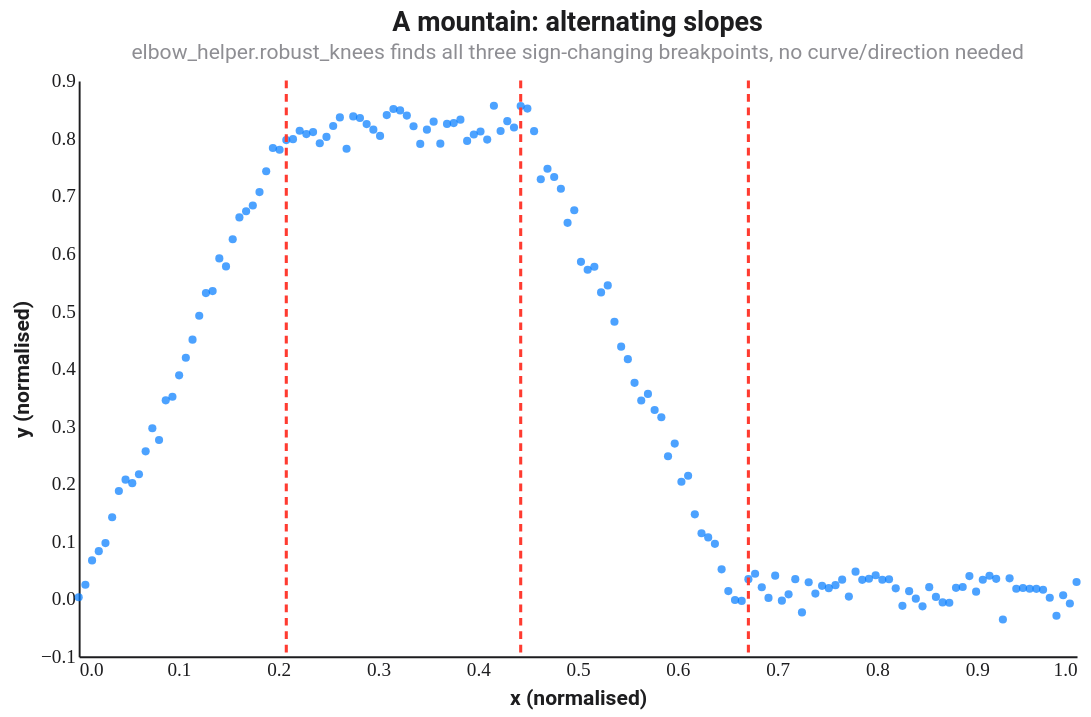

Write the Vega-Lite specification saved for this chart.
### Vega-Lite specification from a JSON file in a GitHub repository (floating-point values rounded to 4 significant figures; data arrays with more than 128 entries replaced by an {"elided": "..."} marker saying what was removed)
{"$schema": "https://vega.github.io/schema/vega-lite/v5.json", "title": {"text": "A mountain: alternating slopes", "subtitle": "elbow_helper.robust_knees finds all three sign-changing breakpoints, no curve/direction needed"}, "width": 520, "height": 300, "config": {"background": "#FFFFFF", "font": "Roboto, Roboto Serif, Roboto Mono, system-ui, sans-serif", "view": {"stroke": null, "cornerRadius": 10}, "axis": {"domain": true, "domainColor": "#1D1D1F", "labelColor": "#1D1D1F", "titleColor": "#1D1D1F", "grid": false, "ticks": false, "labelFont": "Roboto Mono", "titleFont": "Roboto"}, "axisTop": {"domain": false, "domainColor": null, "labels": false, "ticks": false, "title": null}, "axisRight": {"domain": false, "domainColor": null, "labels": false, "ticks": false, "title": null}, "legend": {"titleFont": "Roboto", "labelFont": "Roboto", "labelColor": "#1D1D1F", "titleColor": "#1D1D1F"}, "title": {"font": "Roboto", "fontSize": 14, "color": "#1D1D1F", "subtitleFont": "Roboto", "subtitleColor": "#8E8E93", "subtitleFontSize": 11}, "line": {"strokeWidth": 2}, "point": {"filled": true, "size": 18}}, "layer": [{"data": {"values": {"elided": "150 records"}}, "mark": {"type": "point", "opacity": 0.7, "color": "#007AFF"}, "encoding": {"x": {"field": "x", "type": "quantitative", "title": "x (normalised)", "scale": {"domain": [0, 1]}}, "y": {"field": "y", "type": "quantitative", "title": "y (normalised)"}}}, {"data": {"values": [{"x": 0.2081}, {"x": 0.443}, {"x": 0.6711}]}, "mark": {"type": "rule", "strokeDash": [4, 3], "strokeWidth": 1.6, "color": "#FF3B30"}, "encoding": {"x": {"field": "x", "type": "quantitative"}}}]}
